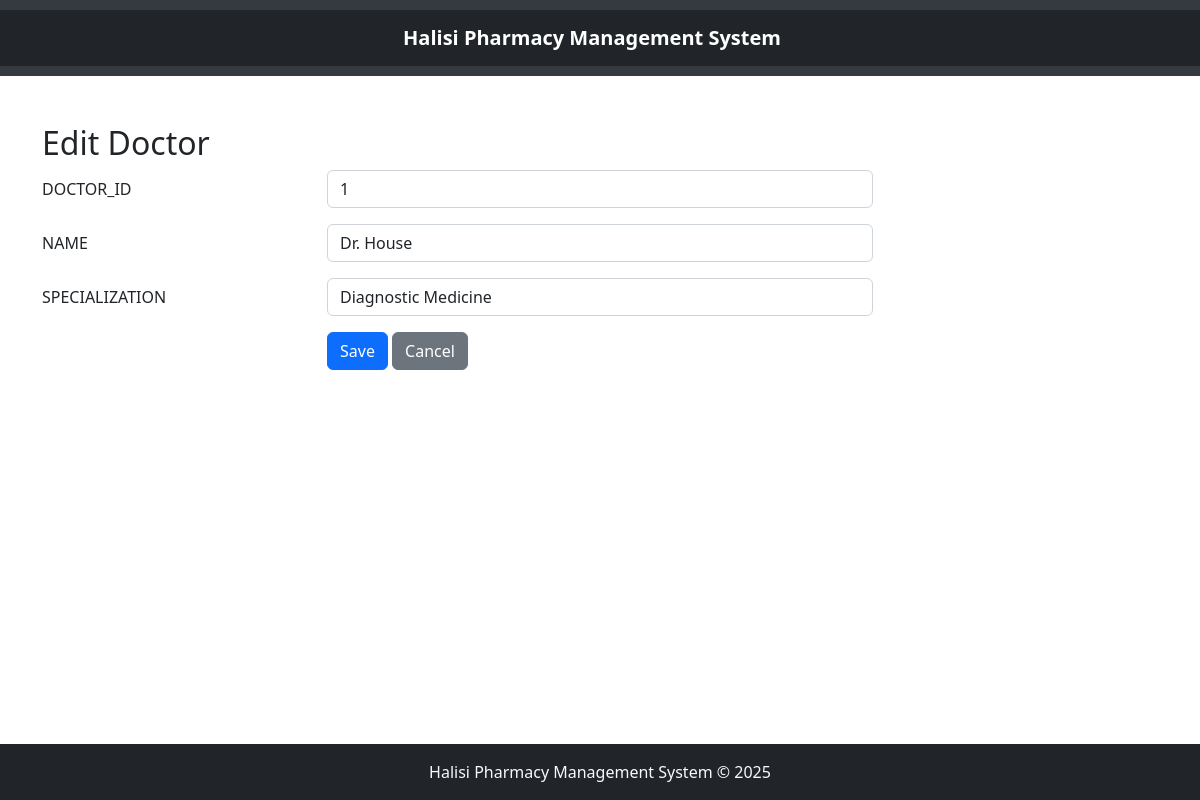
The page /doctors_management/edit.php?doctor_id=1 on the database its author committed.
### tables this page shows
CREATE TABLE `doctors` (
  `doctor_id` int(11) NOT NULL,
  `name` varchar(100) NOT NULL,
  `specialization` varchar(100) DEFAULT NULL
);

### doctors_management/edit.php (the view, shortened to what this page needs)
<?php
   $servername = "localhost";
   $username = "root";
   $password = "";
   $dbname = "HALISI_PHARMACY_MGT_SYS";
   $conn = new mysqli($servername, $username, $password, $dbname);
   $name="";
   $specialization="";
   if ($_SERVER['REQUEST_METHOD'] == 'GET') {
    $doctor_id_in = $_GET["doctor_id"];
    $sql = "SELECT * FROM doctors WHERE doctor_id='$doctor_id_in'";
    $result = $conn->query($sql);
    $row = $result->fetch_assoc();
    $doctor_id_out = $row["doctor_id"];
    $name = $row["name"];
    $specialization = $row["specialization"];
   }
?>
<!DOCTYPE html>
<html lang="en">
<head>
<?php include 'header.php'; ?>
    <link rel="stylesheet" href="/PHARMACY/bootstrap-5.2.3-dist/css/bootstrap.min.css">
</head>
<body>
    <div class="container my-5">
        <h2>Edit Doctor</h2>
        <form method="POST">
            <div class="row mb-3">
                <label class="col-sm-3 col-form-label">DOCTOR_ID</label>
                <div class="col-sm-6">
                    <input type="text" class="form-control" name="doctor_id" value="<?php echo htmlspecialchars($doctor_id_out); ?>">
                </div>
            </div>
            <div class="row mb-3">
            <label class="col-sm-3 col-form-label">NAME</label>
            <div class="col-sm-6">
                <input type="text" class="form-control" name="name" value="<?php echo htmlspecialchars($name); ?>">
            </div>
        </div>
        <div class="row mb-3">
            <label class="col-sm-3 col-form-label">SPECIALIZATION</label>
            <div class="col-sm-6">
                <input type="text" class="form-control" name="specialization" value="<?php echo htmlspecialchars($specialization); ?>">
            </div>
        </div>
        <div class="row mb-3">
            <div class="col-sm-6 offset-sm-3">
                <button type="submit" class="btn btn-primary">Save</button>
                <a class="btn btn-secondary" href="/PHARMACY/doctors_management/doctors.php" role="button">Cancel</a>
            </div>
        </div>
        </form>
    </div>
</body>
<?php include 'footer.php'; ?>
</html>

### doctors_management/footer.php (style rules this page uses)
body { display: flex; flex-direction: column; min-height: 100vh; margin: 0; }

### rows shown on the page
doctors: doctor_id "1", name "Dr. House", specialization "Diagnostic Medicine"
